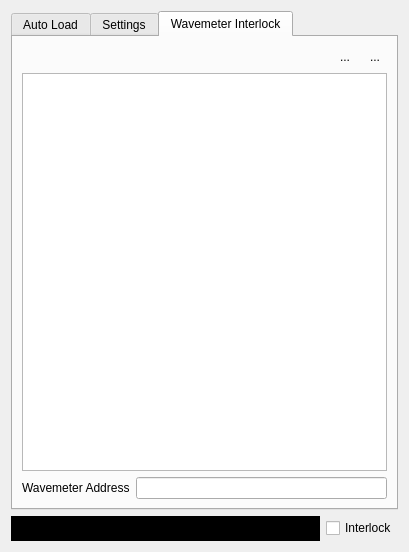
<?xml version="1.0" encoding="UTF-8"?>
<ui version="4.0">
 <class>Form</class>
 <widget class="QWidget" name="Form">
  <property name="geometry">
   <rect>
    <x>0</x>
    <y>0</y>
    <width>409</width>
    <height>552</height>
   </rect>
  </property>
  <property name="windowTitle">
   <string>Form</string>
  </property>
  <layout class="QVBoxLayout" name="verticalLayout_2">
   <item>
    <widget class="QTabWidget" name="tabWidget_2">
     <property name="currentIndex">
      <number>2</number>
     </property>
     <widget class="QWidget" name="tab_3">
      <attribute name="title">
       <string>Auto Load</string>
      </attribute>
      <layout class="QVBoxLayout" name="verticalLayout">
       <item>
        <layout class="QHBoxLayout" name="horizontalLayout">
         <item>
          <widget class="QToolButton" name="startButton">
           <property name="text">
            <string>...</string>
           </property>
           <property name="icon">
            <iconset resource="Experiment.qrc">
             <normaloff>:/openicon/icons/media-playback-start-7.png</normaloff>:/openicon/icons/media-playback-start-7.png</iconset>
           </property>
          </widget>
         </item>
         <item>
          <widget class="QToolButton" name="stopButton">
           <property name="text">
            <string>...</string>
           </property>
           <property name="icon">
            <iconset resource="Experiment.qrc">
             <normaloff>:/openicon/icons/media-playback-stop-7.png</normaloff>:/openicon/icons/media-playback-stop-7.png</iconset>
           </property>
          </widget>
         </item>
         <item>
          <spacer name="horizontalSpacer">
           <property name="orientation">
            <enum>Qt::Horizontal</enum>
           </property>
           <property name="sizeHint" stdset="0">
            <size>
             <width>40</width>
             <height>20</height>
            </size>
           </property>
          </spacer>
         </item>
        </layout>
       </item>
       <item>
        <widget class="QLabel" name="statusLabel">
         <property name="text">
          <string>Idle</string>
         </property>
        </widget>
       </item>
       <item>
        <widget class="QLabel" name="elapsedLabel">
         <property name="font">
          <font>
           <family>Calibri</family>
           <pointsize>26</pointsize>
          </font>
         </property>
         <property name="text">
          <string>0:00.0</string>
         </property>
         <property name="alignment">
          <set>Qt::AlignRight|Qt::AlignTrailing|Qt::AlignVCenter</set>
         </property>
        </widget>
       </item>
       <item>
        <widget class="TableViewExtended" name="historyTableView"/>
       </item>
      </layout>
     </widget>
     <widget class="QWidget" name="tab_4">
      <attribute name="title">
       <string>Settings</string>
      </attribute>
      <layout class="QGridLayout" name="gridLayout">
       <item row="5" column="1">
        <widget class="QSpinBox" name="ovenChannelBox">
         <property name="toolTip">
          <string>oven enable digital out</string>
         </property>
         <property name="minimum">
          <number>-31</number>
         </property>
         <property name="maximum">
          <number>31</number>
         </property>
        </widget>
       </item>
       <item row="6" column="0">
        <widget class="QLabel" name="label_2">
         <property name="text">
          <string>Shutter</string>
         </property>
        </widget>
       </item>
       <item row="7" column="1">
        <widget class="QSpinBox" name="counterChannelBox">
         <property name="toolTip">
          <string>counter channel</string>
         </property>
         <property name="minimum">
          <number>0</number>
         </property>
         <property name="maximum">
          <number>7</number>
         </property>
        </widget>
       </item>
       <item row="5" column="0">
        <widget class="QLabel" name="label">
         <property name="text">
          <string>Oven</string>
         </property>
        </widget>
       </item>
       <item row="8" column="0">
        <spacer name="verticalSpacer">
         <property name="orientation">
          <enum>Qt::Vertical</enum>
         </property>
         <property name="sizeHint" stdset="0">
          <size>
           <width>20</width>
           <height>40</height>
          </size>
         </property>
        </spacer>
       </item>
       <item row="7" column="0">
        <widget class="QLabel" name="label_7">
         <property name="text">
          <string>Counter</string>
         </property>
        </widget>
       </item>
       <item row="1" column="0">
        <widget class="QLabel" name="label_6">
         <property name="text">
          <string>Th. bare</string>
         </property>
        </widget>
       </item>
       <item row="3" column="1">
        <widget class="MagnitudeSpinBox" name="maxTimeBox">
         <property name="sizePolicy">
          <sizepolicy hsizetype="MinimumExpanding" vsizetype="Fixed">
           <horstretch>2</horstretch>
           <verstretch>0</verstretch>
          </sizepolicy>
         </property>
         <property name="toolTip">
          <string>maximum oven on time</string>
         </property>
         <property name="buttonSymbols">
          <enum>QAbstractSpinBox::NoButtons</enum>
         </property>
        </widget>
       </item>
       <item row="0" column="1">
        <widget class="MagnitudeSpinBox" name="thresholdOvenBox">
         <property name="sizePolicy">
          <sizepolicy hsizetype="MinimumExpanding" vsizetype="Fixed">
           <horstretch>2</horstretch>
           <verstretch>0</verstretch>
          </sizepolicy>
         </property>
         <property name="toolTip">
          <string>Threshold while oven is on</string>
         </property>
         <property name="buttonSymbols">
          <enum>QAbstractSpinBox::NoButtons</enum>
         </property>
        </widget>
       </item>
       <item row="0" column="0">
        <widget class="QLabel" name="label_3">
         <property name="text">
          <string>Th. oven</string>
         </property>
        </widget>
       </item>
       <item row="1" column="1">
        <widget class="MagnitudeSpinBox" name="thresholdBareBox">
         <property name="sizePolicy">
          <sizepolicy hsizetype="MinimumExpanding" vsizetype="Fixed">
           <horstretch>2</horstretch>
           <verstretch>0</verstretch>
          </sizepolicy>
         </property>
         <property name="toolTip">
          <string>Threshold with oven off</string>
         </property>
         <property name="buttonSymbols">
          <enum>QAbstractSpinBox::NoButtons</enum>
         </property>
        </widget>
       </item>
       <item row="3" column="0">
        <widget class="QLabel" name="label_4">
         <property name="text">
          <string>Max Time</string>
         </property>
        </widget>
       </item>
       <item row="4" column="0">
        <widget class="QLabel" name="label_5">
         <property name="text">
          <string>Laser delay</string>
         </property>
        </widget>
       </item>
       <item row="4" column="1">
        <widget class="MagnitudeSpinBox" name="laserDelayBox">
         <property name="sizePolicy">
          <sizepolicy hsizetype="MinimumExpanding" vsizetype="Fixed">
           <horstretch>2</horstretch>
           <verstretch>0</verstretch>
          </sizepolicy>
         </property>
         <property name="toolTip">
          <string>switch on laser after oven on</string>
         </property>
         <property name="buttonSymbols">
          <enum>QAbstractSpinBox::NoButtons</enum>
         </property>
        </widget>
       </item>
       <item row="6" column="1">
        <widget class="QSpinBox" name="shutterChannelBox">
         <property name="toolTip">
          <string>shuter enable digital out</string>
         </property>
         <property name="minimum">
          <number>-31</number>
         </property>
         <property name="maximum">
          <number>31</number>
         </property>
        </widget>
       </item>
       <item row="2" column="0">
        <widget class="QLabel" name="label_8">
         <property name="text">
          <string>Check time</string>
         </property>
        </widget>
       </item>
       <item row="2" column="1">
        <widget class="MagnitudeSpinBox" name="checkTimeBox">
         <property name="sizePolicy">
          <sizepolicy hsizetype="MinimumExpanding" vsizetype="Fixed">
           <horstretch>2</horstretch>
           <verstretch>0</verstretch>
          </sizepolicy>
         </property>
         <property name="toolTip">
          <string>Threshold with oven off</string>
         </property>
         <property name="buttonSymbols">
          <enum>QAbstractSpinBox::NoButtons</enum>
         </property>
        </widget>
       </item>
      </layout>
     </widget>
     <widget class="QWidget" name="tab">
      <attribute name="title">
       <string>Wavemeter Interlock</string>
      </attribute>
      <layout class="QVBoxLayout" name="verticalLayout_3">
       <item>
        <layout class="QHBoxLayout" name="horizontalLayout_2">
         <item>
          <spacer name="horizontalSpacer_2">
           <property name="orientation">
            <enum>Qt::Horizontal</enum>
           </property>
           <property name="sizeHint" stdset="0">
            <size>
             <width>40</width>
             <height>20</height>
            </size>
           </property>
          </spacer>
         </item>
         <item>
          <widget class="QToolButton" name="addChannelButton">
           <property name="text">
            <string>...</string>
           </property>
           <property name="icon">
            <iconset resource="Experiment.qrc">
             <normaloff>:/openicon/icons/edit-add.png</normaloff>:/openicon/icons/edit-add.png</iconset>
           </property>
           <property name="autoRaise">
            <bool>true</bool>
           </property>
          </widget>
         </item>
         <item>
          <widget class="QToolButton" name="removeChannelButton">
           <property name="text">
            <string>...</string>
           </property>
           <property name="icon">
            <iconset resource="Experiment.qrc">
             <normaloff>:/openicon/icons/edit_remove.png</normaloff>:/openicon/icons/edit_remove.png</iconset>
           </property>
           <property name="autoRaise">
            <bool>true</bool>
           </property>
          </widget>
         </item>
        </layout>
       </item>
       <item>
        <widget class="QSplitter" name="splitter">
         <property name="orientation">
          <enum>Qt::Vertical</enum>
         </property>
         <widget class="QTableView" name="interlockTableView"/>
        </widget>
       </item>
       <item>
        <layout class="QHBoxLayout" name="horizontalLayout_4">
         <item>
          <widget class="QLabel" name="label_12">
           <property name="text">
            <string>Wavemeter Address</string>
           </property>
          </widget>
         </item>
         <item>
          <widget class="QLineEdit" name="wavemeterAddressLineEdit"/>
         </item>
        </layout>
       </item>
      </layout>
     </widget>
    </widget>
   </item>
   <item>
    <layout class="QHBoxLayout" name="horizontalLayout_3">
     <item>
      <widget class="QLabel" name="allFreqsInRange">
       <property name="sizePolicy">
        <sizepolicy hsizetype="Expanding" vsizetype="Fixed">
         <horstretch>0</horstretch>
         <verstretch>0</verstretch>
        </sizepolicy>
       </property>
       <property name="minimumSize">
        <size>
         <width>0</width>
         <height>25</height>
        </size>
       </property>
       <property name="styleSheet">
        <string notr="true">QLabel {background-color: rgb(0, 0, 0)}</string>
       </property>
       <property name="text">
        <string/>
       </property>
      </widget>
     </item>
     <item>
      <widget class="QCheckBox" name="useInterlockGui">
       <property name="toolTip">
        <string>&lt;html&gt;&lt;head/&gt;&lt;body&gt;&lt;p&gt;Select to stop loading if frequencies are out of range&lt;/p&gt;&lt;/body&gt;&lt;/html&gt;</string>
       </property>
       <property name="text">
        <string>Interlock</string>
       </property>
      </widget>
     </item>
    </layout>
   </item>
  </layout>
 </widget>
 <customwidgets>
  <customwidget>
   <class>MagnitudeSpinBox</class>
   <extends>QDoubleSpinBox</extends>
   <header>uiModules.MagnitudeSpinBox</header>
  </customwidget>
  <customwidget>
   <class>TableViewExtended</class>
   <extends>QTableView</extends>
   <header>uiModules.TableViewExtended</header>
  </customwidget>
 </customwidgets>
 <tabstops>
  <tabstop>thresholdOvenBox</tabstop>
  <tabstop>thresholdBareBox</tabstop>
  <tabstop>checkTimeBox</tabstop>
  <tabstop>maxTimeBox</tabstop>
  <tabstop>laserDelayBox</tabstop>
  <tabstop>ovenChannelBox</tabstop>
  <tabstop>shutterChannelBox</tabstop>
  <tabstop>counterChannelBox</tabstop>
  <tabstop>startButton</tabstop>
  <tabstop>stopButton</tabstop>
  <tabstop>historyTableView</tabstop>
  <tabstop>useInterlockGui</tabstop>
  <tabstop>tabWidget_2</tabstop>
 </tabstops>
 <resources>
  <include location="Experiment.qrc"/>
 </resources>
 <connections/>
</ui>
